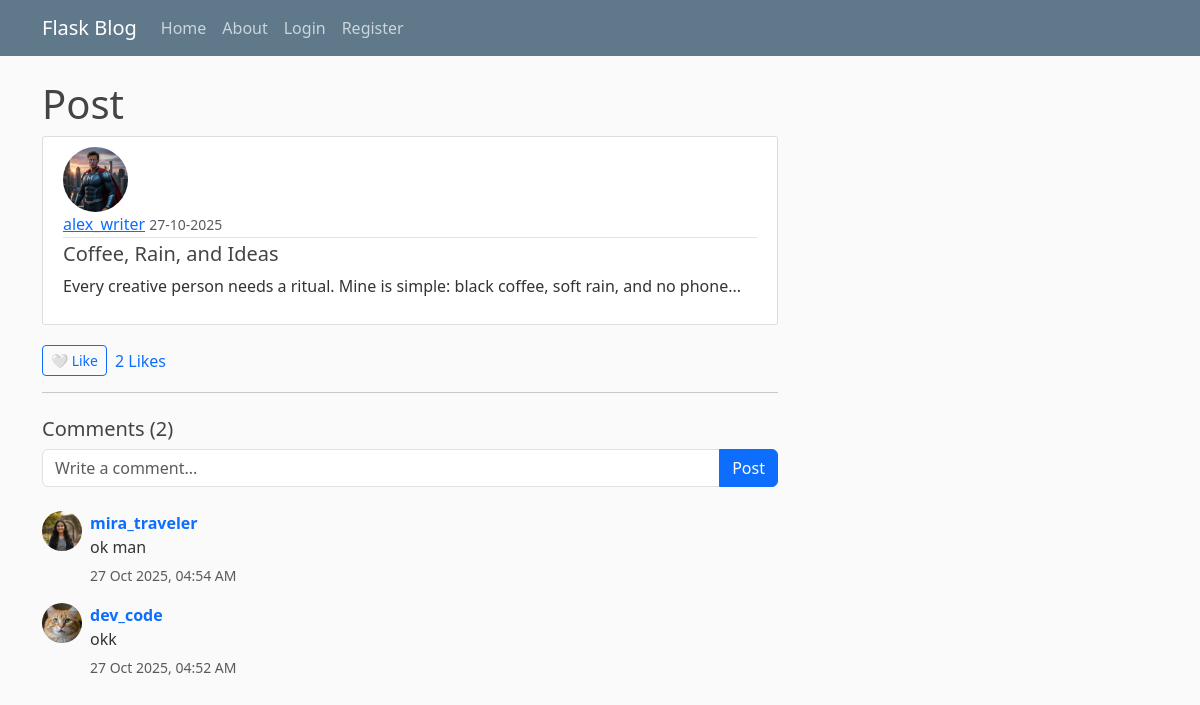
Page /post/7 on the committed database.
### my_app/models.py (models this page shows, shortened)
class User(db.Model, UserMixin):
    id=db.Column(db.Integer, primary_key=True)
    username=db.Column(db.String(20), unique=True, nullable=False)
    email=db.Column(db.String(120), unique=True, nullable=False)
    image_file=db.Column(db.String(200), nullable=False, default='default.jpg')
    password=db.Column(db.String(60), nullable=False)
    posts=db.relationship('Post',
                          backref='author',
                          lazy=True,
                          cascade='all, delete-orphan'
                        )
    following = db.relationship( #manages the follower/following
        'User', secondary=followers,
        primaryjoin=(followers.c.the_follower_id == id),
        secondaryjoin=(followers.c.the_followed_id == id),
        backref=db.backref('followers', lazy='dynamic'),
        lazy='dynamic'
    )
    liked_posts = db.relationship('Post',
        secondary=likes,
        backref=db.backref('liked_by', lazy='dynamic'), #in reverse relationship also, lazy=dynamic is applied
        lazy='dynamic'
    )
    comments = db.relationship(
        'Comment',
        backref='user', # backref=db.backref('user', lazy='dynamic') is avoided here, quereability is not required
        lazy='dynamic',
        cascade='all, delete-orphan'
    )

class Post(db.Model):
    id=db.Column(db.Integer, primary_key=True)
    title=db.Column(db.String(100),nullable=False)
    date_posted=db.Column(db.DateTime, nullable=False, default=lambda:datetime.now(tz=timezone.utc))
    content=db.Column(db.Text,nullable=False)
    user_id=db.Column(db.Integer, db.ForeignKey('user.id'), nullable=False)
    comments = db.relationship(
        'Comment',
        backref='post',
        lazy='dynamic',
        cascade='all, delete-orphan'
    )

class Comment(db.Model):
    id=db.Column(db.Integer, primary_key=True)
    content=db.Column(db.Text, nullable = False)
    date_posted = db.Column(db.DateTime, nullable=False, default=lambda: datetime.now(tz=timezone.utc))
    user_id=db.Column(db.Integer, db.ForeignKey('user.id'), nullable=False)
    post_id=db.Column(db.Integer, db.ForeignKey('post.id'), nullable=False)

### my_app/posts/routes.py (the view)
@posts.route('/post/<int:post_id>', methods=['get'])
def post(post_id):
    post=Post.query.get_or_404(post_id)
    comments = post.comments.order_by(Comment.date_posted.desc()).all()
    return render_template('post.html',title=post.title, post=post, comments=comments )

### my_app/templates/post.html (shortened to what this page needs)
{% extends 'layout.html' %}
{% block content %}
     <h1> Post </h1>
        <article class="media content-section">
            <img class="rounded-circle article-img" src="{{ url_for( 'static', filename = 'profile_pics/' + post.author.image_file ) }}">
            <div class="media-body">
            <div class="article-metadata">
                <a class="mr-2" href="{{ url_for('users.user_posts', username=post.author.username) }}">{{ post.author.username }}</a>
                <small class="text-muted">{{ post.date_posted.strftime('%d-%m-%Y') }}</small>
            </div>
            <h5 class="article-title">{{ post.title }}</h5>
            <p class="article-content">{{ post.content }}</p>
            </div>
        </article>
    <div class="mt-3 d-flex align-items-center">
        <form action="{{ url_for('posts.like', post_id=post.id) }}" method="POST">
            <button type="submit" class="btn btn-sm btn-outline-primary me-2">
                {% if current_user in post.liked_by %}
                    ❤️ Liked
                {% else %}
                    🤍 Like
                {% endif %}
            </button>
        </form>
        <a href="#" class="text-decoration-none" data-bs-toggle="modal" data-bs-target="#likesModal">
            {{ post.liked_by.count() }} Likes
        </a>
    </div>
<hr>
<div class="comments-section mt-4">
    <h5>Comments ({{ post.comments.count() }})</h5>
    <form action="{{ url_for('posts.add_comment', post_id=post.id) }}" method="POST" class="mb-4">
        <div class="input-group">
            <input type="text" name="content" class="form-control" placeholder="Write a comment..." required>
            <button class="btn btn-primary" type="submit">Post</button>
        </div>
    </form>
    {% for comment in comments %}
        <div class="d-flex align-items-start mb-3">
            <a href="{{ url_for('users.user_posts', username=comment.user.username) }}">
                <img src="{{ url_for('static', filename='profile_pics/' + comment.user.image_file) }}"
                     alt="{{ comment.user.username }}"
                     class="rounded-circle me-2"
                     width="40" height="40">
            </a>
            <div>
                <a href="{{ url_for('users.user_posts', username=comment.user.username) }}" class="fw-bold text-decoration-none">
                    {{ comment.user.username }}
                </a>
                <p class="mb-1">{{ comment.content }}</p>
                <small class="text-muted">{{ comment.date_posted.strftime('%d %b %Y, %I:%M %p') }}</small>
            </div>
        </div>
    {% else %}
        <p class="text-muted">No comments yet. Be the first to comment!</p>
    {% endfor %}
</div>
{% endblock content %}

### my_app/static/main.css (style rules this page uses)
body { background: #fafafa; color: #333333; margin-top: 5rem; }
h1, h2, h3, h4, h5, h6 { color: #444444; }
.content-section { background: #ffffff; padding: 10px 20px; border: 1px solid #dddddd; border-radius: 3px; margin-bottom: 20px; }
.article-title { color: #444444; }
.article-content { white-space: pre-line; }
.article-img { height: 65px; width: 65px; margin-right: 16px; }
.article-metadata { padding-bottom: 1px; margin-bottom: 4px; border-bottom: 1px solid #e3e3e3 }

### rows in the picture
User: image_file (picture), author.username "alex_writer"
Post: date_posted "27-10-2025", title "Coffee, Rain, and Ideas", content "Every creative person needs a ritual. Mine is simple: black coffee, soft rain, and no phone..."
Comment: image_file (picture), user.username "mira_traveler", content "ok man", date_posted "27 Oct 2025, 04:54 AM"
Comment: image_file (picture), user.username "dev_code", content "okk", date_posted "27 Oct 2025, 04:52 AM"

### other values in the picture
{{ post.liked_by.count() }} "2"
{{ post.comments.count() }} "2"
